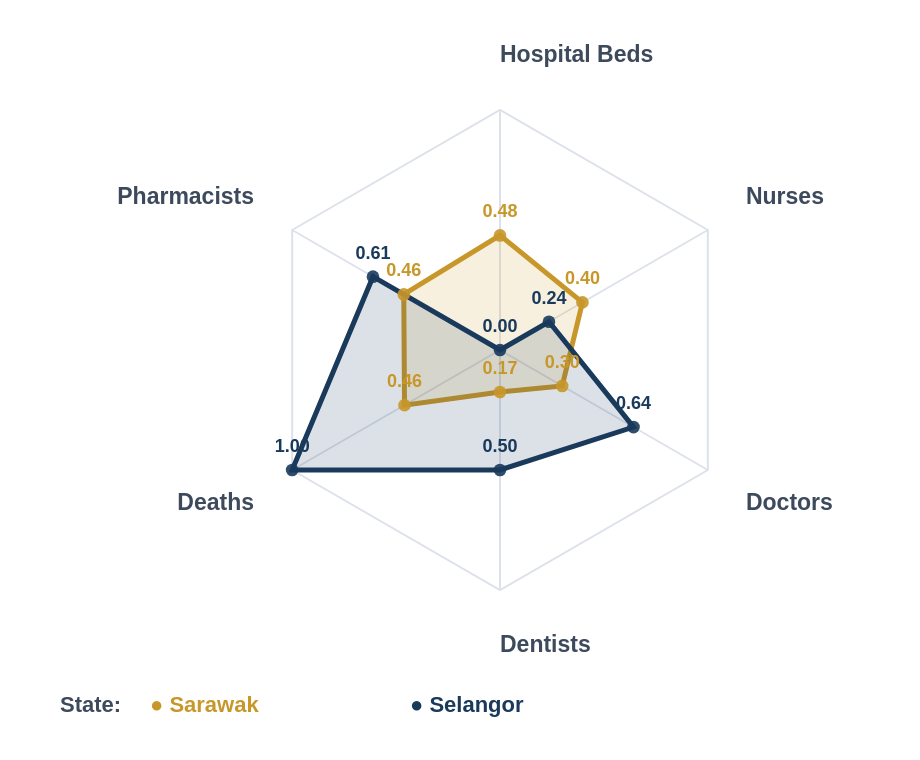

The specification (Vega-Lite) saved for this image:
### Vega specification from a JSON file in a GitHub repository (floating-point values rounded to 4 significant figures)
{"$schema": "https://vega.github.io/schema/vega/v5.json", "width": 460, "height": 380, "padding": {"top": 20, "left": 20, "right": 110, "bottom": 40}, "autosize": {"type": "fit", "contains": "padding"}, "signals": [{"name": "radius", "update": "120"}, {"name": "cx", "update": "230"}, {"name": "cy", "update": "155"}, {"name": "stateA", "value": "Sarawak", "bind": {"input": "select", "options": ["Johor", "Kedah", "Kelantan", "Melaka", "Negeri Sembilan", "Pahang", "Perak", "Perlis", "Pulau Pinang", "Sabah", "Sarawak", "Selangor", "Terengganu"], "name": "State A: "}}, {"name": "stateB", "value": "Selangor", "bind": {"input": "select", "options": ["Johor", "Kedah", "Kelantan", "Melaka", "Negeri Sembilan", "Pahang", "Perak", "Perlis", "Pulau Pinang", "Sabah", "Sarawak", "Selangor", "Terengganu"], "name": "State B: "}}], "data": [{"name": "raw", "values": [{"state": "Johor", "key": "Pharmacists", "value": 0.2963}, {"state": "Kedah", "key": "Pharmacists", "value": 0.4259}, {"state": "Kelantan", "key": "Pharmacists", "value": 0.3148}, {"state": "Melaka", "key": "Pharmacists", "value": 0.5556}, {"state": "Negeri Sembilan", "key": "Pharmacists", "value": 0.6481}, {"state": "Pahang", "key": "Pharmacists", "value": 0.463}, {"state": "Perak", "key": "Pharmacists", "value": 0.5741}, {"state": "Perlis", "key": "Pharmacists", "value": 0.7593}, {"state": "Pulau Pinang", "key": "Pharmacists", "value": 1.0}, {"state": "Sabah", "key": "Pharmacists", "value": 0.0}, {"state": "Sarawak", "key": "Pharmacists", "value": 0.463}, {"state": "Selangor", "key": "Pharmacists", "value": 0.6111}, {"state": "Terengganu", "key": "Pharmacists", "value": 0.4815}, {"state": "Johor", "key": "Hospital Beds", "value": 0.208}, {"state": "Kedah", "key": "Hospital Beds", "value": 0.166}, {"state": "Kelantan", "key": "Hospital Beds", "value": 0.4272}, {"state": "Melaka", "key": "Hospital Beds", "value": 0.2804}, {"state": "Negeri Sembilan", "key": "Hospital Beds", "value": 0.4446}, {"state": "Pahang", "key": "Hospital Beds", "value": 0.4547}, {"state": "Pulau Pinang", "key": "Hospital Beds", "value": 0.1195}, {"state": "Perak", "key": "Hospital Beds", "value": 1.0}, {"state": "Perlis", "key": "Hospital Beds", "value": 0.5376}, {"state": "Selangor", "key": "Hospital Beds", "value": 0.0}, {"state": "Terengganu", "key": "Hospital Beds", "value": 0.2929}, {"state": "Sabah", "key": "Hospital Beds", "value": 0.2494}, {"state": "Sarawak", "key": "Hospital Beds", "value": 0.4774}, {"state": "Johor", "key": "Nurses", "value": 0.09504}, {"state": "Kedah", "key": "Nurses", "value": 0.2149}, {"state": "Kelantan", "key": "Nurses", "value": 0.4215}, {"state": "Melaka", "key": "Nurses", "value": 0.686}, {"state": "Negeri Sembilan", "key": "Nurses", "value": 0.4628}, {"state": "Pahang", "key": "Nurses", "value": 0.5702}, {"state": "Perak", "key": "Nurses", "value": 0.4504}, {"state": "Perlis", "key": "Nurses", "value": 0.4959}, {"state": "Pulau Pinang", "key": "Nurses", "value": 1.0}, {"state": "Sabah", "key": "Nurses", "value": 0.0}, {"state": "Sarawak", "key": "Nurses", "value": 0.3967}, {"state": "Selangor", "key": "Nurses", "value": 0.2355}, {"state": "Terengganu", "key": "Nurses", "value": 0.4587}, {"state": "Johor", "key": "Doctors", "value": 0.2847}, {"state": "Kedah", "key": "Doctors", "value": 0.365}, {"state": "Kelantan", "key": "Doctors", "value": 0.8905}, {"state": "Melaka", "key": "Doctors", "value": 0.9124}, {"state": "Negeri Sembilan", "key": "Doctors", "value": 1.0}, {"state": "Pahang", "key": "Doctors", "value": 0.7226}, {"state": "Perak", "key": "Doctors", "value": 0.6204}, {"state": "Perlis", "key": "Doctors", "value": 0.9562}, {"state": "Pulau Pinang", "key": "Doctors", "value": 0.8321}, {"state": "Sabah", "key": "Doctors", "value": 0.0}, {"state": "Sarawak", "key": "Doctors", "value": 0.2993}, {"state": "Selangor", "key": "Doctors", "value": 0.6423}, {"state": "Terengganu", "key": "Doctors", "value": 0.7299}, {"state": "Johor", "key": "Dentists", "value": 0.3}, {"state": "Kedah", "key": "Dentists", "value": 0.325}, {"state": "Kelantan", "key": "Dentists", "value": 0.55}, {"state": "Melaka", "key": "Dentists", "value": 0.8}, {"state": "Negeri Sembilan", "key": "Dentists", "value": 0.75}, {"state": "Pahang", "key": "Dentists", "value": 0.75}, {"state": "Perak", "key": "Dentists", "value": 0.35}, {"state": "Perlis", "key": "Dentists", "value": 1.0}, {"state": "Pulau Pinang", "key": "Dentists", "value": 0.65}, {"state": "Sabah", "key": "Dentists", "value": 0.0}, {"state": "Sarawak", "key": "Dentists", "value": 0.175}, {"state": "Selangor", "key": "Dentists", "value": 0.5}, {"state": "Terengganu", "key": "Dentists", "value": 0.725}, {"state": "Johor", "key": "Deaths", "value": 0.5946}, {"state": "Kedah", "key": "Deaths", "value": 0.1622}, {"state": "Kelantan", "key": "Deaths", "value": 0.4865}, {"state": "Melaka", "key": "Deaths", "value": 0.5946}, {"state": "Negeri Sembilan", "key": "Deaths", "value": 0.4054}, {"state": "Pahang", "key": "Deaths", "value": 0.4865}, {"state": "Perak", "key": "Deaths", "value": 0.0}, {"state": "Perlis", "key": "Deaths", "value": 0.2162}, {"state": "Pulau Pinang", "key": "Deaths", "value": 0.3514}, {"state": "Sabah", "key": "Deaths", "value": 0.973}, {"state": "Sarawak", "key": "Deaths", "value": 0.4595}, {"state": "Selangor", "key": "Deaths", "value": 1.0}, {"state": "Terengganu", "key": "Deaths", "value": 0.4595}]}, {"name": "tableA", "source": "raw", "transform": [{"type": "filter", "expr": "datum.state === stateA"}, {"type": "formula", "as": "category", "expr": "0"}]}, {"name": "tableB", "source": "raw", "transform": [{"type": "filter", "expr": "datum.state === stateB"}, {"type": "formula", "as": "category", "expr": "1"}]}, {"name": "table", "source": ["tableA", "tableB"]}, {"name": "keys", "source": "table", "transform": [{"type": "aggregate", "groupby": ["key"]}]}], "scales": [{"name": "angular", "type": "point", "range": {"signal": "[-PI, PI]"}, "padding": 0.5, "domain": {"data": "table", "field": "key"}}, {"name": "radial", "type": "linear", "range": {"signal": "[0, radius]"}, "zero": true, "nice": false, "domain": [0, 1], "domainMin": 0}, {"name": "color", "type": "ordinal", "domain": [0, 1], "range": ["#c8972a", "#1a3a5c"]}], "encode": {"enter": {"x": {"value": 0}, "y": {"value": 0}}}, "marks": [{"type": "group", "name": "categories", "zindex": 1, "encode": {"enter": {"x": {"signal": "cx"}, "y": {"signal": "cy"}}}, "from": {"facet": {"data": "table", "name": "facet", "groupby": ["category"]}}, "marks": [{"type": "line", "from": {"data": "facet"}, "encode": {"enter": {"interpolate": {"value": "linear-closed"}, "x": {"signal": "scale('radial', datum.value) * cos(scale('angular', datum.key))"}, "y": {"signal": "scale('radial', datum.value) * sin(scale('angular', datum.key))"}, "stroke": {"scale": "color", "field": "category"}, "strokeWidth": {"value": 2.5}, "fill": {"scale": "color", "field": "category"}, "fillOpacity": {"value": 0.15}}}}]}, {"type": "rule", "name": "radial-grid", "from": {"data": "keys"}, "zindex": 0, "encode": {"enter": {"x": {"signal": "cx"}, "y": {"signal": "cy"}, "x2": {"signal": "cx + radius * cos(scale('angular', datum.key))"}, "y2": {"signal": "cy + radius * sin(scale('angular', datum.key))"}, "stroke": {"value": "#dde2ea"}, "strokeWidth": {"value": 1}}}}, {"type": "text", "name": "key-label", "from": {"data": "keys"}, "zindex": 1, "encode": {"enter": {"x": {"signal": "cx + (radius + 22) * cos(scale('angular', datum.key))"}, "y": {"signal": "cy + (radius + 22) * sin(scale('angular', datum.key))"}, "text": {"field": "key"}, "align": [{"test": "abs(scale('angular', datum.key)) > PI / 2", "value": "right"}, {"value": "left"}], "baseline": [{"test": "scale('angular', datum.key) > 0.3", "value": "top"}, {"test": "scale('angular', datum.key) < -0.3", "value": "bottom"}, {"value": "middle"}], "fill": {"value": "#3d4a5c"}, "fontSize": {"value": 11.5}, "fontWeight": {"value": "600"}}}}, {"type": "line", "name": "outer-line", "from": {"data": "radial-grid"}, "encode": {"enter": {"interpolate": {"value": "linear-closed"}, "x": {"field": "x2"}, "y": {"field": "y2"}, "stroke": {"value": "#dde2ea"}, "strokeWidth": {"value": 1}}}}, {"type": "symbol", "from": {"data": "table"}, "zindex": 2, "encode": {"update": {"x": {"signal": "cx + scale('radial', datum.value) * cos(scale('angular', datum.key))"}, "y": {"signal": "cy + scale('radial', datum.value) * sin(scale('angular', datum.key))"}, "size": {"value": 40}, "fill": {"scale": "color", "field": "category"}, "opacity": {"value": 0.9}, "tooltip": {"signal": "{'Metric': datum.key, 'Normalised': format(datum.value, '.3f'), 'State': datum.state}"}}}}, {"type": "text", "from": {"data": "table"}, "zindex": 3, "encode": {"update": {"x": {"signal": "cx + scale('radial', datum.value) * cos(scale('angular', datum.key))"}, "y": {"signal": "cy + scale('radial', datum.value) * sin(scale('angular', datum.key))"}, "text": {"signal": "format(datum.value, '.2f')"}, "align": {"value": "center"}, "baseline": {"value": "bottom"}, "dy": {"value": -7}, "fill": {"scale": "color", "field": "category"}, "fontSize": {"value": 9}, "fontWeight": {"value": "700"}}}}, {"type": "text", "encode": {"enter": {"x": {"value": 10}, "y": {"signal": "cy + radius + 52"}, "text": {"value": "State:"}, "fill": {"value": "#3d4a5c"}, "fontSize": {"value": 11}, "fontWeight": {"value": "bold"}, "align": {"value": "left"}, "baseline": {"value": "top"}}}}, {"type": "text", "encode": {"update": {"x": {"value": 55}, "y": {"signal": "cy + radius + 52"}, "text": {"signal": "'● ' + stateA"}, "fill": {"value": "#c8972a"}, "fontSize": {"value": 11}, "fontWeight": {"value": "bold"}, "align": {"value": "left"}, "baseline": {"value": "top"}}}}, {"type": "text", "encode": {"update": {"x": {"value": 185}, "y": {"signal": "cy + radius + 52"}, "text": {"signal": "'● ' + stateB"}, "fill": {"value": "#1a3a5c"}, "fontSize": {"value": 11}, "fontWeight": {"value": "bold"}, "align": {"value": "left"}, "baseline": {"value": "top"}}}}]}
